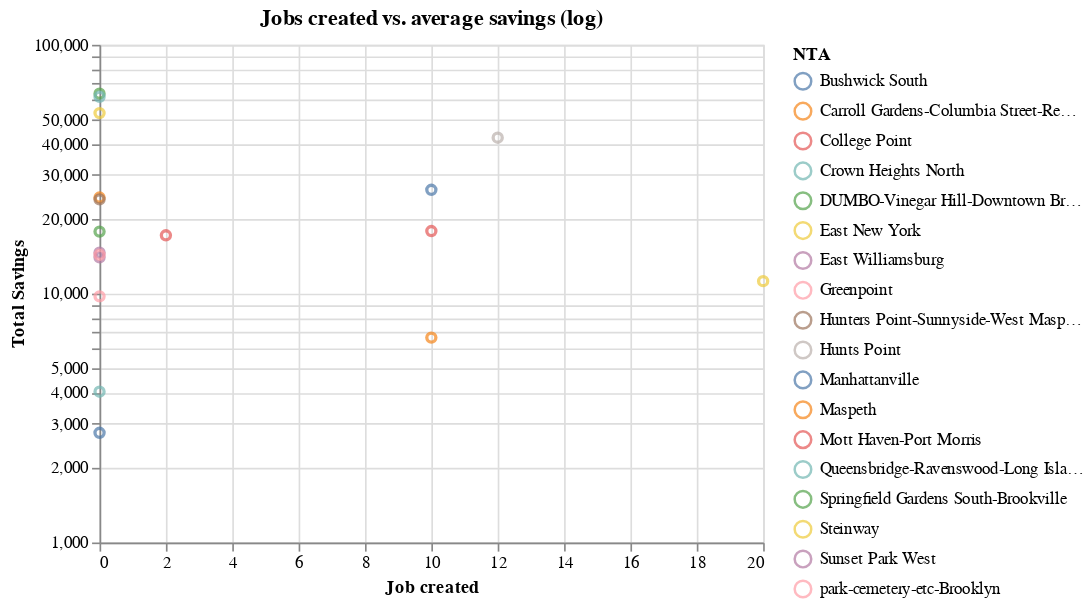

The code cell stored with this chart in its notebook:
### Code cell
# logarithmic scale
alt.Chart(plot_data, title="Jobs created vs. average savings (log)").mark_point().encode(
    x='Job created', 
    y=alt.Y('Total Savings',
            scale=alt.Scale(type='log')),
    color = 'NTA',
    tooltip = ['NTA', 'Total Savings']
)

### Figure 1 — Vega-Lite specification as saved in the notebook (floating-point values rounded to 4 significant figures)
{"config": {"view": {"continuousWidth": 400, "continuousHeight": 300}}, "data": {"name": "data-84dd2b03a72df6e54ff796cde6955b49"}, "mark": "point", "encoding": {"color": {"type": "nominal", "field": "NTA"}, "tooltip": [{"type": "nominal", "field": "NTA"}, {"type": "quantitative", "field": "Total Savings"}], "x": {"type": "quantitative", "field": "Job created"}, "y": {"type": "quantitative", "field": "Total Savings", "scale": {"type": "log"}}}, "title": "Jobs created vs. average savings (log)", "$schema": "https://vega.github.io/schema/vega-lite/v4.8.1.json", "datasets": {"data-84dd2b03a72df6e54ff796cde6955b49": [{"NTA": "Bushwick South", "Total Savings": 26140, "Job created": 10}, {"NTA": "Carroll Gardens-Columbia Street-Red Hook", "Total Savings": 24337, "Job created": 0}, {"NTA": "College Point", "Total Savings": 17159, "Job created": 2}, {"NTA": "Crown Heights North", "Total Savings": 4036, "Job created": 0}, {"NTA": "DUMBO-Vinegar Hill-Downtown Brooklyn-Boerum Hill", "Total Savings": 63639, "Job created": 0}, {"NTA": "East New York", "Total Savings": 53156, "Job created": 0}, {"NTA": "East Williamsburg", "Total Savings": 13990, "Job created": 0}, {"NTA": "Greenpoint", "Total Savings": 9753, "Job created": 0}, {"NTA": "Hunters Point-Sunnyside-West Maspeth", "Total Savings": 23931, "Job created": 0}, {"NTA": "Hunts Point", "Total Savings": 42330, "Job created": 12}, {"NTA": "Manhattanville", "Total Savings": 2760, "Job created": 0}, {"NTA": "Maspeth", "Total Savings": 6658, "Job created": 10}, {"NTA": "Mott Haven-Port Morris", "Total Savings": 17843, "Job created": 10}, {"NTA": "Queensbridge-Ravenswood-Long Island City", "Total Savings": 61830, "Job created": 0}, {"NTA": "Springfield Gardens South-Brookville", "Total Savings": 17757, "Job created": 0}, {"NTA": "Steinway", "Total Savings": 11227, "Job created": 20}, {"NTA": "Sunset Park West", "Total Savings": 14622, "Job created": 0}, {"NTA": "park-cemetery-etc-Brooklyn", "Total Savings": 14327, "Job created": 0}]}}
